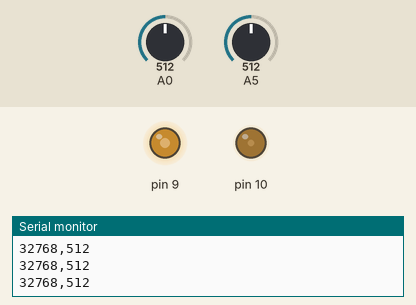
Simulated run of this sketch. Board: Arduino Uno, built with avr-gcc and run on an emulated ATmega328P. Parts: output pins drawn as LEDs (lit = HIGH), the last lines printed to the serial monitor. The inputs (shaded band) are chosen by the test bench; at power-on: A0 = 512, A5 = 512.

Above: at 1.2 s.
1.3 s: A0 set to 716
At 2.5 s:
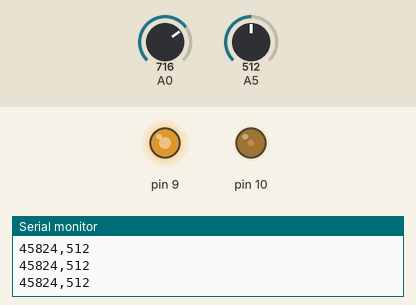
2.8 s: A0 set to 900
At 4.0 s:
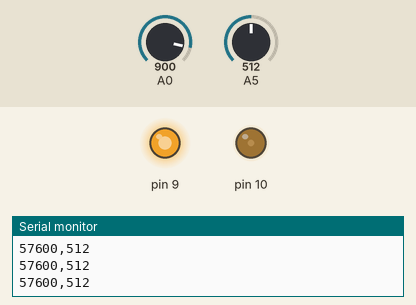
4.3 s: A0 set to 122
At 5.2 s:
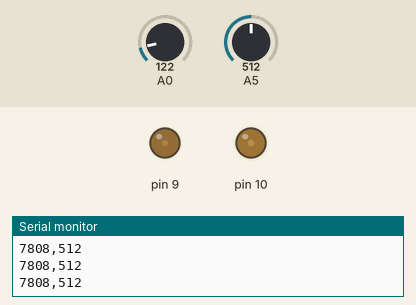
5.8 s: A0 set to 0
At 6.6 s:
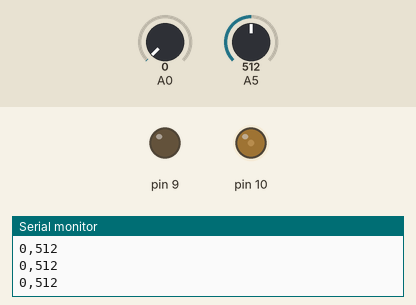
Timing chart, 0 to 8.3 s (numbered marks = the images above; inputs shaded):
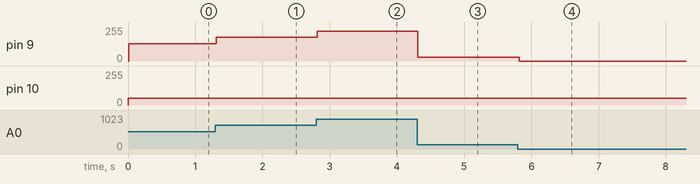

Measured:
- after the input at 1.3 s, pin 9: 128/255 → 178/255 at once
- after the input at 2.8 s, pin 9: 178/255 → 224/255 at once
- after the input at 4.3 s, pin 9: 224/255 → 30/255 at once
- after the input at 5.8 s, pin 9: 30/255 → 0/255 at once

The sketch:

16bit_PWM.ino
```cpp
/* Configure digital pins 9 and 10 as 16-bit PWM outputs. */
void setupPWM16() {
    DDRB |= _BV(PB1) | _BV(PB2);        /* set pins as outputs */
    TCCR1A = _BV(COM1A1) | _BV(COM1B1)  /* non-inverting PWM */
        | _BV(WGM11);                   /* mode 14: fast PWM, TOP=ICR1 */
    TCCR1B = _BV(WGM13) | _BV(WGM12)
        | _BV(CS10);                    /* no prescaling */
    ICR1 = 0xffff;                      /* TOP counter value */
    Serial.begin(115200);
}

/* 16-bit version of analogWrite(). Works only on pins 9 and 10. */
void analogWrite16(uint8_t pin, uint16_t val)
{
    switch (pin) {
        case  9: OCR1A = val; break;
        case 10: OCR1B = val; break;
    }
}

int sense = 0;
void setup() {
    setupPWM16();

}

/* Test: send very slow sawtooth waves. */
static uint16_t i = 53000;
int initialval = i;
uint16_t  pot = 1;
void loop() {
    analogWrite16(9, pot);
    analogWrite16(10, 0xffff - i);
//    i++;
//    if (i == 59000) {
//      i = initialval;
//    }
//calibration
//rampstart 14400
//rampend 5988
    pot = analogRead(A0)*64;
    sense = analogRead(A5);
    Serial.println(String(pot)+ "," + String(sense));
    delay(10);

}
```
